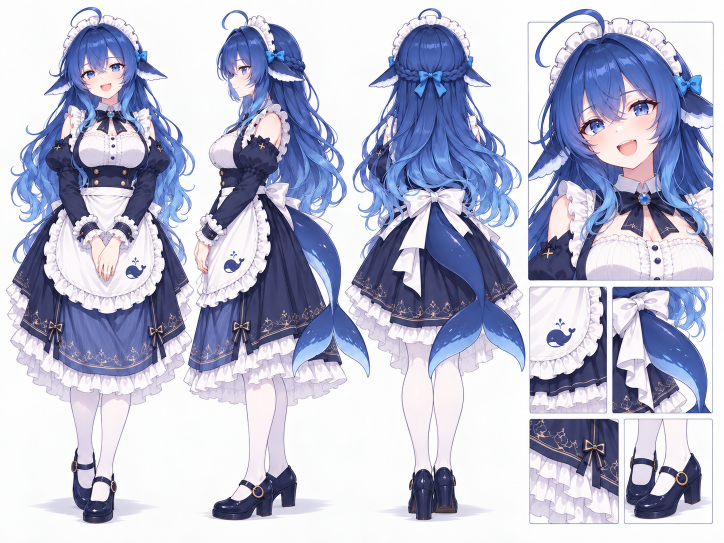
#> input picture refs/mature/sheet.png, 1448 x 1086 px, found by its file name (shown at 1/2 size)
$ python avatar_cut.py
#> lines starting #> are read from the running program, lines starting #| are printed output that depends on the picture
"""Cut the reference sheet into per-view RGBA sprites and report landmarks."""
import json, sys
from pathlib import Path
import numpy as np
from PIL import Image, ImageDraw, ImageFilter

SHEET = Path('refs/mature/sheet.png')
OUT = Path('stage/assets/avatar')
VIEW_W = 362

def cut_view(im, x0, x1):
    a = np.asarray(im).astype(np.int16)
    sub = a[:, x0:x1]
    r, g, b = sub[:, :, 0], sub[:, :, 1], sub[:, :, 2]
    mx = sub.max(2); mn = sub.min(2)
    bg = ((mn > 228) & (mx - mn < 20)).astype(np.uint8) * 255
    m = Image.fromarray(bg, 'L').copy()
    w, h = m.size
    for seed in [(0, 0), (w - 1, 0), (0, h - 1), (w - 1, h - 1)]:
        ImageDraw.floodfill(m, seed, 128, thresh=0)
    fg = (np.asarray(m) != 128)
    # drop components smaller than 0.05% (specks / frame corners)
    ys, xs = np.nonzero(fg)
    y0, y1, x0_, x1_ = ys.min(), ys.max(), xs.min(), xs.max()
    small = np.zeros_like(fg)
    small[y0:y1 + 1, x0_:x1_ + 1] = True
    fg &= small
    # feather edge, keep interior opaque
    alpha = Image.fromarray((fg * 255).astype(np.uint8), 'L').filter(ImageFilter.GaussianBlur(1.1))
    alpha = np.asarray(alpha).astype(np.float32)
    alpha = np.clip((alpha - 40) * 255 / 170, 0, 255).astype(np.uint8)
    alpha[fg & (alpha < 255)] = 255
    rgba = np.dstack([sub.astype(np.uint8), alpha])
    ys, xs = np.nonzero(alpha > 8)
    bbox = (int(xs.min()), int(ys.min()), int(xs.max()) + 1, int(ys.max()) + 1)
    # skin pixels in the head zone = face orientation cue
    r_, g_, b_ = sub[:, :, 0], sub[:, :, 1], sub[:, :, 2]
    skin = (r_ > 205) & (g_ > 150) & (b_ > 120) & (r_ - b_ > 18) & (fg)
    top = bbox[3] - bbox[1]
    head = skin[bbox[1]:bbox[1] + top // 4]
    sym = None
    msk = fg[:, bbox[0]:bbox[2]]
    if msk.size:
        msk = msk.astype(np.float32)
        sym = float(1 - np.abs(msk - msk[:, ::-1]).mean())
    return rgba, bbox, float(skin[bbox[1]:bbox[1] + top // 4].mean()), sym

def main():
    im = Image.open(SHEET).convert('RGB')
#> im is the input picture: PIL image 1448x1086 RGB; mean R, G, B 184.2, 186.8, 208.1
    W, H = im.size
#> W = 1448; H = 1086
    OUT.mkdir(parents=True, exist_ok=True)
    meta = []
    for i in range(4):
        x0 = i * VIEW_W
        x1 = min(W, x0 + VIEW_W)
        rgba, bbox, face, sym = cut_view(im, x0, x1)
        img = Image.fromarray(rgba, 'RGBA')
        crop = img.crop(bbox)
        p = OUT / f'view{i}.png'
        crop.save(p)
        meta.append({'view': i, 'bbox': bbox, 'size': list(crop.size), 'face': round(face, 4), 'sym': round(sym, 4)})
        print(f'view{i} bbox={bbox} size={crop.size} faceFrac={face:.4f} sym={sym:.4f}')
#> this loop made 4 passes
#> (y0 in cut_view, y1 in cut_view, x0_ in cut_view, x1_ in cut_view, bbox, top in cut_view, sym, face) on passes 1 to 4: (14, 1047, 11, 361, (10, 13, 362, 1049), 1036, 0.842, 0.0456), (20, 1040, 0, 361, (0, 19, 362, 1042), 1023, 0.853, 0.031), (16, 1047, 0, 361, (0, 15, 362, 1049), 1034, 0.612, 0.000739), (17, 1047, 0, 340, (0, 16, 342, 1049), 1033, 0.957, 0.0628)
#| view0 bbox=(10, 13, 362, 1049) size=(352, 1036) faceFrac=0.0456 sym=0.8420
#| view1 bbox=(0, 19, 362, 1042) size=(362, 1023) faceFrac=0.0310 sym=0.8527
#| view2 bbox=(0, 15, 362, 1049) size=(362, 1034) faceFrac=0.0007 sym=0.6118
#| view3 bbox=(0, 16, 342, 1049) size=(342, 1033) faceFrac=0.0628 sym=0.9572
#> pass 1, in cut_view, `sub = a[:, x0:x1]`:
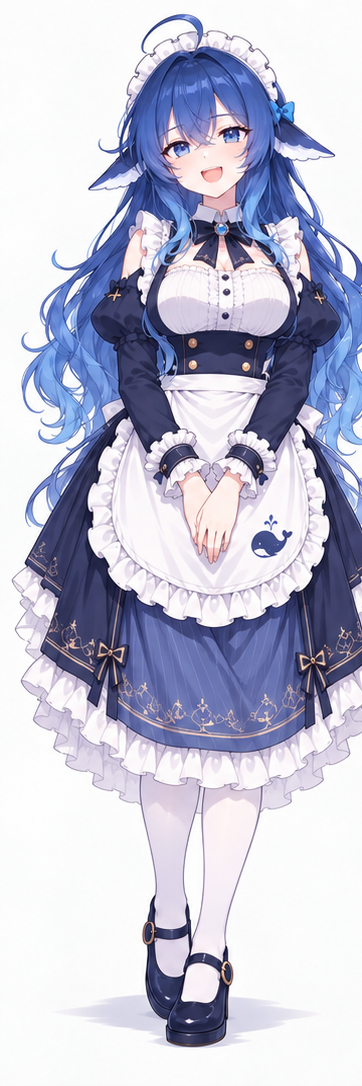
#> sub: shape (1086, 362, 3) int16; mean R, G, B 191.2, 192.3, 210.8
#> pass 1, in cut_view, `r, g, b = sub[:, :, 0], sub[:, :, 1], sub[:, :, 2]`:
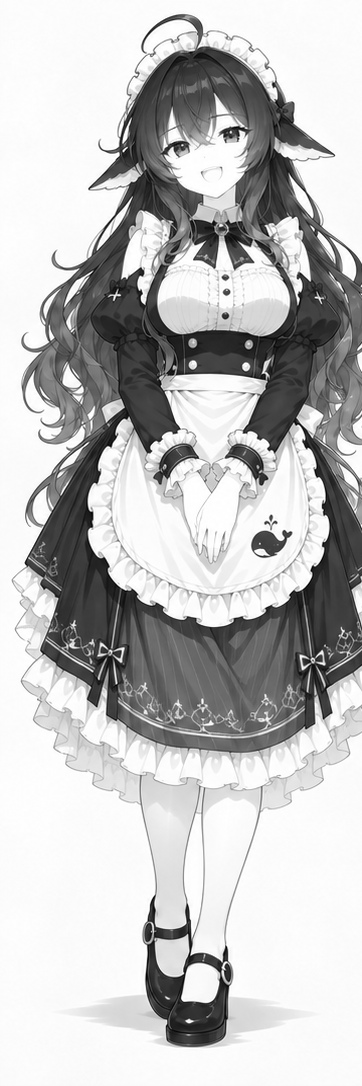
#> r: shape (1086, 362) int16; min 0, max 255, mean 191.2
#> pass 1, in cut_view, `r, g, b = sub[:, :, 0], sub[:, :, 1], sub[:, :, 2]`:
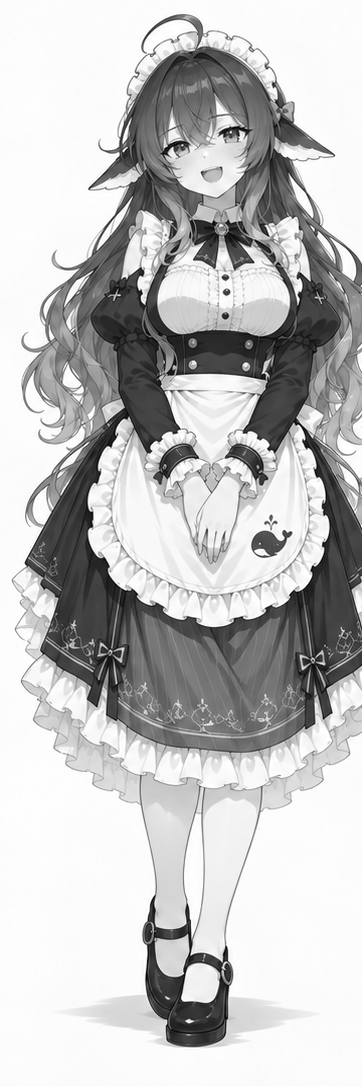
#> g: shape (1086, 362) int16; min 0, max 255, mean 192.3
#> after the loop:
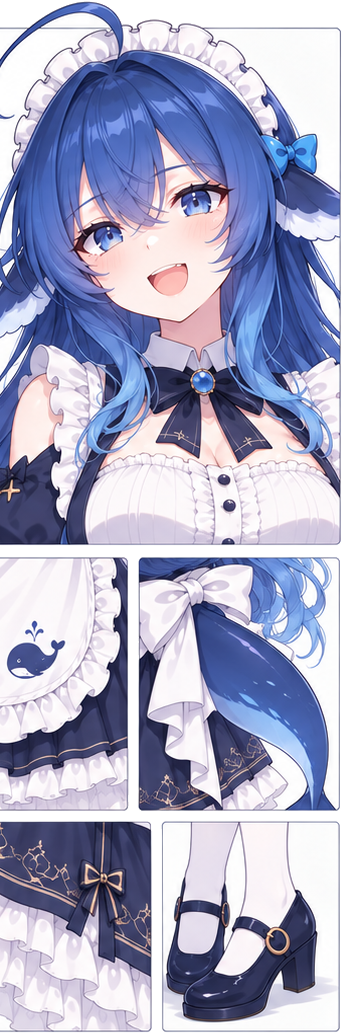
#> crop: PIL image 342x1033 RGBA; mean R, G, B, A 166.2, 168.2, 195.4, 240.3; transparent parts drawn white
#> after the loop:
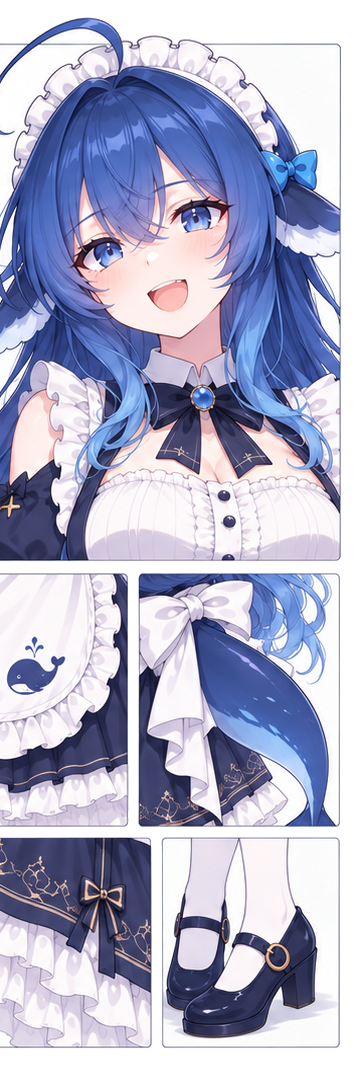
#> rgba: shape (1086, 362, 4); mean R, G, B, A 175.1, 176.8, 201.3, 216; transparent parts drawn white
#> after the loop, meta = 4 items
    (OUT / 'views.json').write_text(json.dumps(meta, indent=2))

if __name__ == '__main__':
    main()
